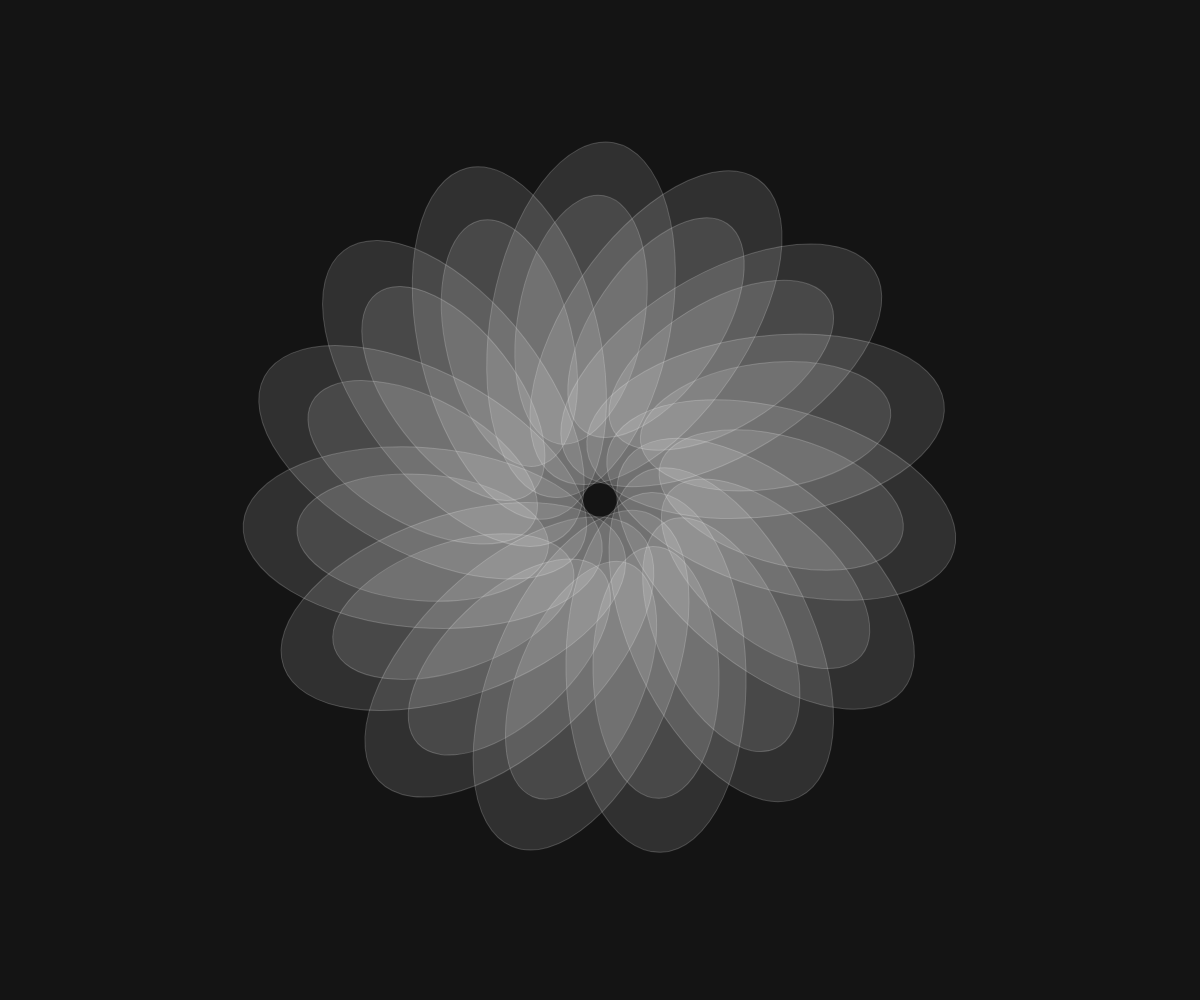
Frame 1 (no input)
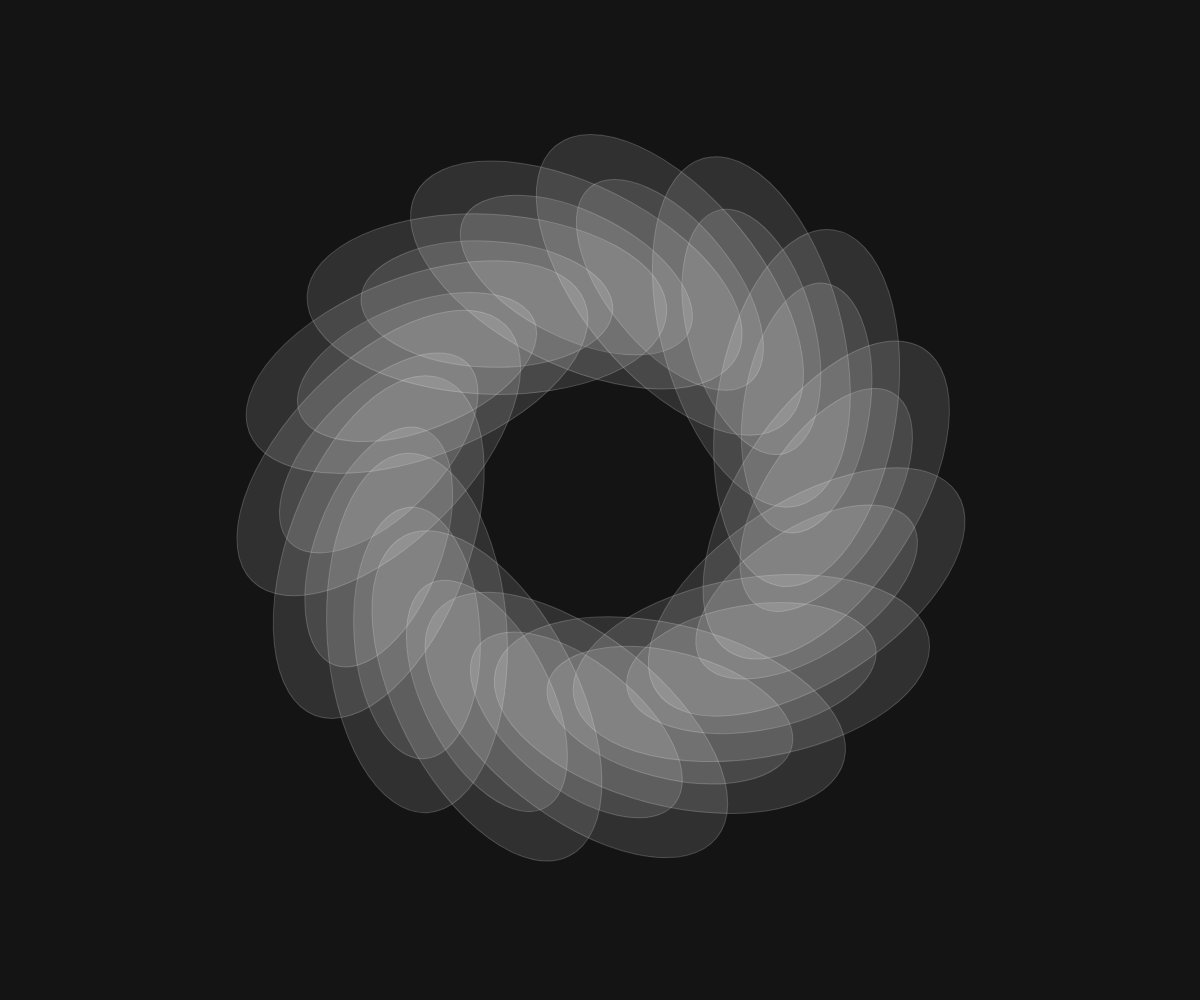
Frame 60 (no input)
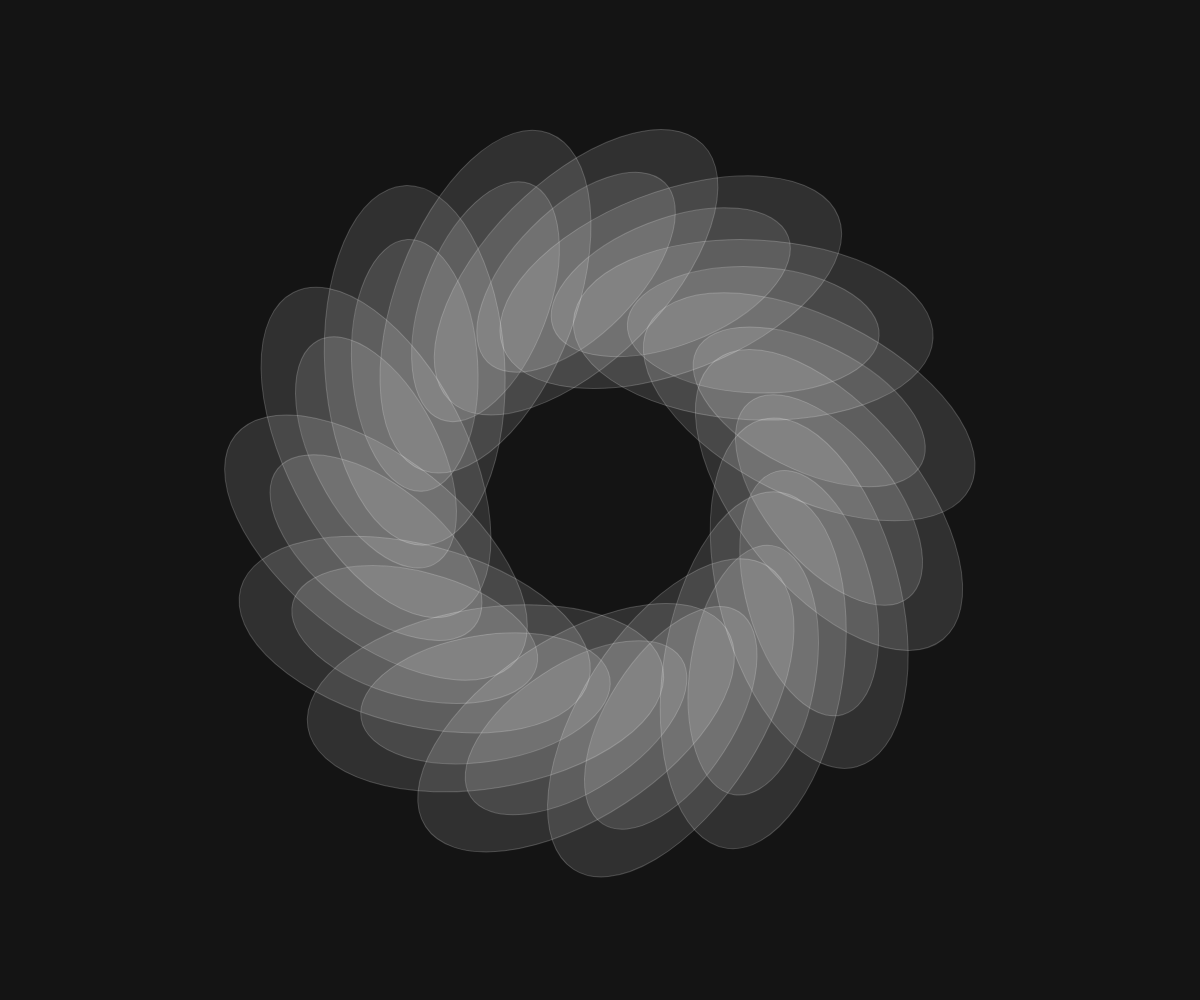
Frame 120 (the mouse pressed at the canvas centre since frame 60)

The p5.js sketch that drew these frames (run headless with seeded random() and noise() and a simulated clock; from frame 60 on, the mouse is pressed at the canvas centre):

// p5.js sketch
// ── sketch.js
// Radial Pattern 1

var frames = 200
var num = 15; // try numbers up to 40
var theta = 5;

function setup() {
    createCanvas(windowWidth, windowHeight);
    background(0);
}

function draw() {
    background(20);
    fill(255, 30);
    stroke(255, 50);
    translate(width / 2, height / 2);
    for (i = 0; i < num; i++) {
        push();
        let offSet = TWO_PI / num * i;
        rotate(offSet);
        sz = width * .15;
        x = map(sin(theta), -1, 1, sz, width * .2);
        translate(x, 0);
        push();
        rotate(theta);
        ellipse(0, 0, sz, sz * 2);
        ellipse(0, 0, sz * .7, sz * 2 * .7);
        // if (i % 2 == 0) {
        //     ellipse(0, 0, sz, sz * 2);
        // } else {
        //     ellipse(0, 0, sz * .7, sz * 2 * .7);
        // }

        pop();
        pop();
    }
    theta += TWO_PI / frames;
}
